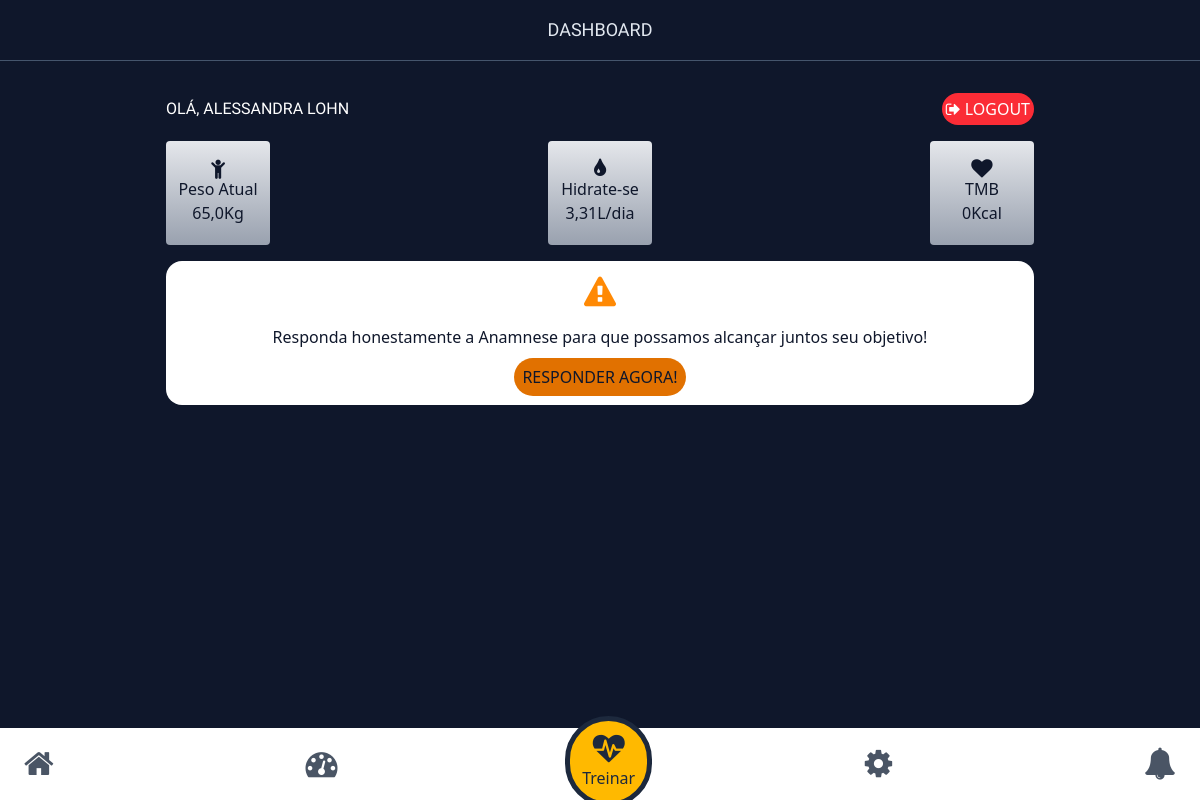
The app's page /home/ (signed in), older data.
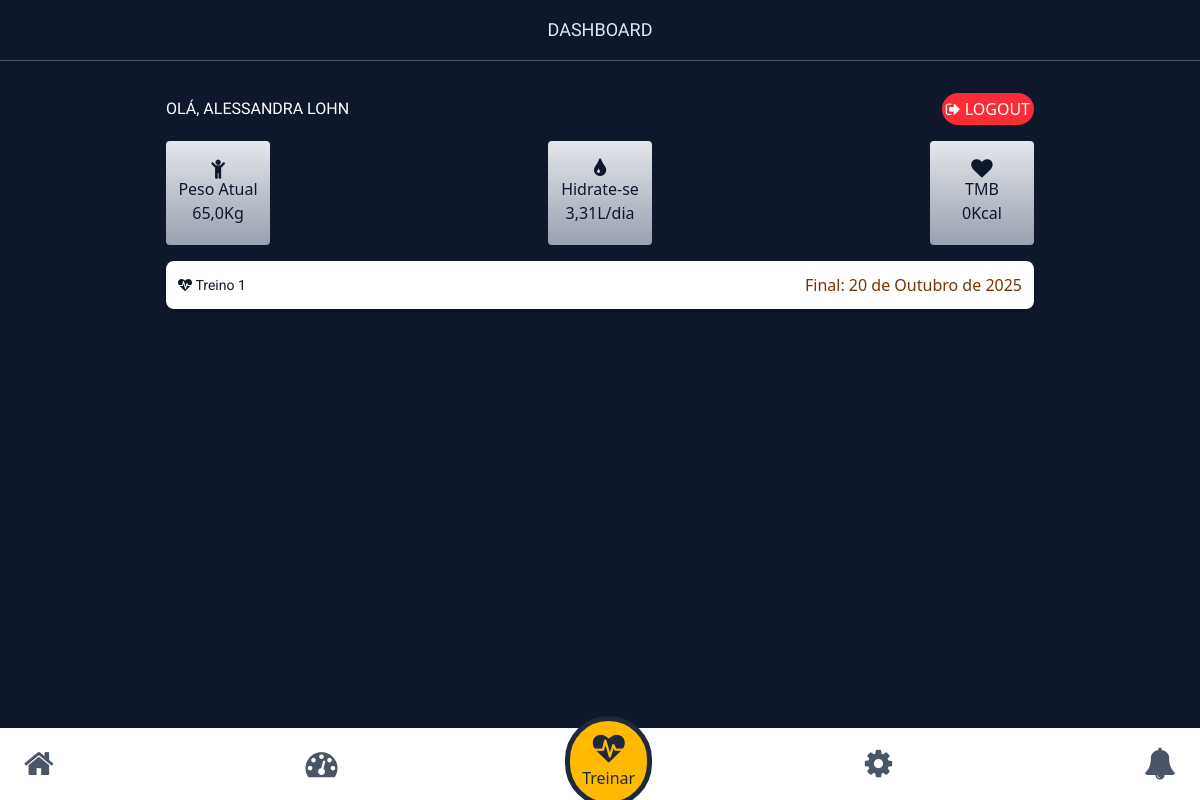
The same page, newer data.
### app/models.py (models this page shows)
class DadosIniciais(models.Model):
    user_id = models.ForeignKey(User, on_delete=models.CASCADE)
    data_nascimento = models.DateField(blank=True)
    altura = models.IntegerField(blank=True)
    peso = models.FloatField(blank=True)
    genero = models.CharField(max_length=255, blank=True)
    def Idade(self):
        hoje = datetime.date.today()
        idade = hoje.year - self.data_nascimento.year - ((hoje.month, hoje.day) < (self.data_nascimento.month, self.data_nascimento.day))
        return idade
    def calc_agua(self):
        idade = self.Idade()
        quantidade = self.peso*idade
        return round(quantidade/1000, 2)
    def calc_kcal(self):
        peso = self.peso
        altura = self.altura
        idade=self.Idade()
        genero = self.genero
        if genero == 'masculino':
            tmb = 66.47+(13.75*peso)+(5.003*altura)-(6.775*idade)
        elif genero == 'feminino':
            tmb=655.09+(9.563*peso)+(1.85*altura)-(4.676*idade)
        elif not genero:
            tmb = 0
        return round(tmb,2)

### app_personal/models.py (models this page shows, shortened)
class Mesociclo(models.Model):
    user = models.ForeignKey(User, on_delete=models.CASCADE)
    titulo = models.CharField(max_length=255)
    periodizacao = models.CharField(max_length=255)
    pub_date = models.DateTimeField(auto_now_add=True)
    duracao = models.DateField(null=True)

### app/views.py (the view)
# urls.py: path('home/', views.home, name='home'),
def home(request):
    user_auth = request.user.is_authenticated
    user_id = request.user
    user_group = request.user.groups.all()
    if not user_auth:
        return redirect('login_view')
    else:
        dados_iniciais_verificados = DadosIniciais.objects.filter(user_id = user_id)
        treino = Mesociclo.objects.filter(user_id=user_id)
        if not dados_iniciais_verificados:
            return redirect('dados_iniciais')
        else:
            dados_iniciais = DadosIniciais.objects.get(user_id = user_id)
            context={
            'treino':treino,
            'grupo':user_group,
            'dados_iniciais':dados_iniciais,
            'calc_idade':dados_iniciais.Idade(),
            'calc_agua':dados_iniciais.calc_agua(),
            'tmb':dados_iniciais.calc_kcal()
        }
        return render(request, 'inicio/home.html', context)

### app/templates/inicio/home.html (shortened to what this page needs)
{% extends 'base/base.html' %}
{% block 'content'%}
{% if user %}
<h1 class="text-center text-lg border-b-1 border-slate-600 p-4 text-slate-200">DASHBOARD</h1>
<section class="content w-full max-w-[900px] m-auto my-4 p-4 text-white space-y-3">
    <div class="flex items-center justify-between">
        <h1>Olá, {{user.first_name}}</h1>
        <a href="{% url 'logout' %}" class="bg-red-500 p-1 rounded-full"><i class="fa fa-sign-out"></i> LOGOUT</a>
    </div>
    <div class="flex flex-wrap items-center justify-between my-4">
        <div class="bg-gradient-to-b from-gray-200 to-gray-400 w-26 h-26 rounded flex flex-col items-center justify-center text-slate-900">
            <i class="fa fa-child fa-lg"></i>
            <p class="font-medium">Peso Atual</p>
            <p>{{dados_iniciais.peso}}Kg</p>
        </div>
        <div class="bg-gradient-to-b from-gray-200 to-gray-400 w-26 h-26 rounded flex flex-col items-center justify-center text-slate-900">
            <i class="fa fa-tint fa-lg"></i>
            <p class="font-medium">Hidrate-se</p>
            <p>{{calc_agua}}L/dia</p>
        </div>
        <div class="bg-gradient-to-b from-gray-200 to-gray-400 w-26 h-26 rounded flex flex-col items-center justify-center text-slate-900">
            <i class="fa fa-heart fa-lg"></i>
            <p class="font-medium">TMB</p>
            <p>{{tmb}}Kcal</p>
        </div>
    </div>
    {% if treino %}
    <div class="bg-white p-3 rounded-lg text-amber-900 shadow-md">
        {% for t in treino %}
        <div class="flex items-center justify-between ">
            <h2 class="text-sm text-slate-900"><i class="fa fa-heartbeat"></i>&nbsp;{{t.titulo}}</h2>
            <p>Final: {{t.duracao}}</p>
        </div>
        {% endfor %}
    </div>
    {% else %}
        <div class="bg-white text-slate-900 text-center rounded-2xl p-4 space-y-4">
            <i class="fa fa-exclamation-triangle fa-2x text-orange-400"></i>
            <p class="">Responda honestamente a Anamnese para que possamos alcançar juntos seu objetivo!</p>
            <a href="{% url 'anamnese' %}" class="bg-amber-600 p-2 rounded-full uppercase font-medium">Responder agora!</a>
        </div>
    {% endif %}
</section>
{% endif %}
{% endblock %}

### templates/base/base.html (shortened to what this page needs)
{% load static %}
<!DOCTYPE html>
<html lang="en">
<head>
    <link rel="stylesheet" href="{% static 'css/style.css' %}">
     <script src="https://cdn.jsdelivr.net/npm/@tailwindcss/browser@4"></script>
     <link rel="stylesheet" href="https://cdnjs.cloudflare.com/ajax/libs/font-awesome/4.7.0/css/font-awesome.css" />
</head>
<body class="bg-slate-900 relative">
    {% include 'base/menu.html' %}
    {% block 'content' %}
    {% endblock %}
</body>
</html>

### templates/base/menu.html (shortened to what this page needs)
{% if user.is_authenticated == True %}
<nav class="w-full bg-white p-4 fixed bottom-0 left-0 z-9">
    <ul class="flex flex-wrap items-center justify-between gap-2">
        <li>
            <a href="{% url 'home' %}" class="text-gray-600 p-2 rounded-md px-2 ">
                <i class="fa fa-home fa-2x"></i>
            </a>
        </li>
        <li>
            <a href="{% url 'home' %}" class="text-gray-600 p-2 rounded-md px-2 ">
                <i class="fa fa-tachometer fa-2x"></i>
            </a>
        </li>
         <li class="relative w-10 h-10">
            <a href="{% url 'treino' %}" class="text-slate-800 text-center p-3 bg-amber-400 absolute -top-7 -left-4 rounded-full border border-5">
                <i class="fa fa-heartbeat animate-pulse fa-2x "></i>
                <span> Treinar</span>
            </a>
        </li>
        <li>
            <a href="#" id="open-config" class="text-gray-600 p-2 rounded-md px-2 ">
                <i class="fa fa-gear fa-2x"></i>
            </a>
        </li>
        <li>
            <a href="{% url 'home' %}" class="text-gray-600 p-2 rounded-md px-2 ">
                <i class="fa fa-bell fa-2x"></i>
            </a>
        </li>
    </ul>
</nav>
{% endif %}

### app/static/css/style.css (style rules this page uses)
h1 { font-family: "Cal Sans", sans-serif !important; font-style: normal; text-transform: uppercase; }
h2 { font-family: 'Roboto'; }

Row changes from the older to the newer data that the page shows:
added Mesociclo: titulo "Treino 1", duracao "20 de Outubro de 2025"
Text that changed along with them:
text no longer shown: "Responda honestamente a Anamnese para que possamos alcançar juntos seu objetivo! RESPONDER AGORA!"
